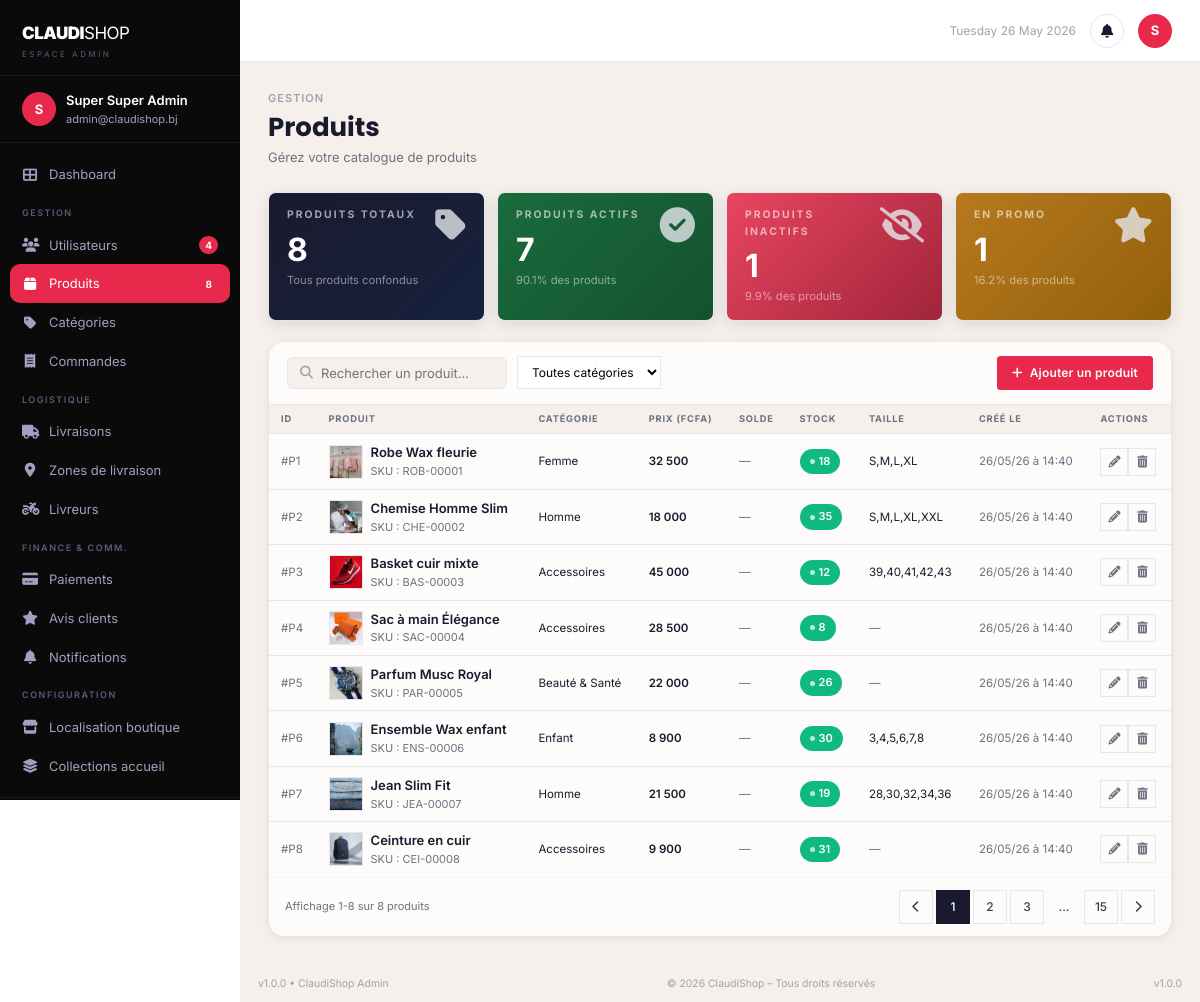
/admin/produits.php (signed in), run on the app's committed database.
### tables this page shows
CREATE TABLE `produit` (
  `id`              INT UNSIGNED NOT NULL AUTO_INCREMENT,
  `nom`             VARCHAR(200) NOT NULL,
  `description`     TEXT DEFAULT NULL,
  `prix`            DECIMAL(12,2) NOT NULL,
  `solde_prix`      DECIMAL(12,2) DEFAULT NULL,
  `stock`           INT NOT NULL DEFAULT 0,
  `qte_min`         INT NOT NULL DEFAULT 1,
  `qte_alerte`      INT NOT NULL DEFAULT 5,
  `sku`             VARCHAR(50) DEFAULT NULL UNIQUE,
  `categorie_id`    INT UNSIGNED NOT NULL,
  `statut`          TINYINT(1) NOT NULL DEFAULT 1,
  `afficher_details` TINYINT(1) NOT NULL DEFAULT 1,
  `mode_paiement`   ENUM('mtn','moov','tous') NOT NULL DEFAULT 'tous',
  `taille_disponible` VARCHAR(100) DEFAULT NULL,
  `couleur`         VARCHAR(100) DEFAULT NULL,
  `matiere`         VARCHAR(100) DEFAULT NULL,
  `photo`           VARCHAR(255) DEFAULT NULL,
  `images`          TEXT DEFAULT NULL,
  `note_moyenne`    DECIMAL(2,1) DEFAULT 0.0,
  `date_creation`   DATETIME NOT NULL DEFAULT CURRENT_TIMESTAMP,
  `updated_at`      DATETIME NOT NULL DEFAULT CURRENT_TIMESTAMP ON UPDATE CURRENT_TIMESTAMP,
  PRIMARY KEY (`id`),
  KEY `idx_categorie` (`categorie_id`),
  KEY `idx_statut` (`statut`),
  CONSTRAINT `fk_produit_categorie` FOREIGN KEY (`categorie_id`) REFERENCES `categorie` (`id`) ON DELETE RESTRICT
);

CREATE TABLE `categorie` (
  `id`          INT UNSIGNED NOT NULL AUTO_INCREMENT,
  `nom`         VARCHAR(100) NOT NULL,
  `description` TEXT DEFAULT NULL,
  `image`       VARCHAR(255) DEFAULT NULL,
  `parent_id`   INT UNSIGNED DEFAULT NULL,
  `statut`      TINYINT(1) NOT NULL DEFAULT 1,
  `date_creation` DATETIME NOT NULL DEFAULT CURRENT_TIMESTAMP,
  `updated_at`  DATETIME NOT NULL DEFAULT CURRENT_TIMESTAMP ON UPDATE CURRENT_TIMESTAMP,
  PRIMARY KEY (`id`),
  KEY `idx_parent` (`parent_id`),
  CONSTRAINT `fk_categorie_parent` FOREIGN KEY (`parent_id`) REFERENCES `categorie` (`id`) ON DELETE SET NULL
);

### config/database.php (called while the page is built, shortened)
<?php
class Database {
    private static $instance = null;
    private $pdo;
    private function __construct() {
        $host = 'localhost';
        $dbname = 'claudishop';
        $username = 'root';
        $password = '';
        try {
            $this->pdo = new PDO(
                "mysql:host=$host;dbname=$dbname;charset=utf8mb4",
                $username,
                $password,
                [
                    PDO::ATTR_ERRMODE => PDO::ERRMODE_EXCEPTION,
                    PDO::ATTR_DEFAULT_FETCH_MODE => PDO::FETCH_ASSOC,
                    PDO::ATTR_EMULATE_PREPARES => false
                ]
            );
        } catch (PDOException $e) {
            die("Erreur de connexion à la base de données.");
        }
    }
    public static function getInstance() {
        if (self::$instance === null) {
            self::$instance = new self();
        }
        return self::$instance;
    }
    public function getConnection() {
        return $this->pdo;
    }
}

### classes/Produit.php (called while the page is built, shortened)
<?php
require_once __DIR__ . '/../config/database.php';
class Produit {
    private $db;
    public function __construct() {
        $this->db = Database::getInstance()->getConnection();
    }
    public function getAll() {
        $stmt = $this->db->query("SELECT p.*, c.nom as categorie_nom FROM produit p LEFT JOIN categorie c ON p.categorie_id = c.id ORDER BY p.date_creation DESC");
        return $stmt->fetchAll();
    }
    public function getNombre() {
        return $this->db->query("SELECT COUNT(*) FROM produit")->fetchColumn();
    }
}

### config/config.php (called while the page is built, shortened)
<?php
function securiser($data) {
    return htmlspecialchars(trim($data), ENT_QUOTES, 'UTF-8');
}
function verifierUtilisateurExiste() {
    require_once __DIR__ . '/../config/database.php';
}
function nettoyerInvite() {
    if (empty($_SESSION['user_id']) || empty($_SESSION['guest_converted'])) {
        return;
    }
    require_once __DIR__ . '/../config/database.php';
}

### admin/produits.php (the view, shortened to what this page needs)
<?php
require_once __DIR__ . '/../config/config.php';
require_once __DIR__ . '/../classes/Produit.php';
$produitObj = new Produit();
$search = isset($_GET['q']) ? securiser($_GET['q']) : '';
if ($search) {
    $produits = $produitObj->search($search);
    $nbTotal = count($produits);
} else {
    $produits = $produitObj->getAll();
    $nbTotal = $produitObj->getNombre();
}
require_once __DIR__ . '/../includes/header.php';
?>
<div class="dashboard-layout">
<?php require_once __DIR__ . '/../includes/admin_sidebar.php'; ?>
<div class="dash-main">
<?php require_once __DIR__ . '/../includes/admin_topbar.php'; ?>
<div class="dash-content">
    <div class="dash-page-header">
        <div class="dash-page-label">Gestion</div>
        <h1 class="dash-page-title">Produits</h1>
        <p class="dash-page-sub">Gérez votre catalogue de produits</p>
    </div>
    <div class="kpi-grid">
        <div class="kpi-card kpi-card--navy"><div><div class="kpi-label">Produits totaux</div><div class="kpi-value"><?= $nbTotal ?></div><div class="kpi-sub text-muted">Tous produits confondus</div></div><i class="fas fa-tag kpi-icon"></i></div>
        <div class="kpi-card kpi-card--green"><div><div class="kpi-label">Produits actifs</div><div class="kpi-value"><?= round($nbTotal * 0.9) ?></div><div class="kpi-sub text-muted">90.1% des produits</div></div><i class="fas fa-check-circle kpi-icon"></i></div>
        <div class="kpi-card kpi-card--red"><div><div class="kpi-label">Produits inactifs</div><div class="kpi-value"><?= round($nbTotal * 0.1) ?></div><div class="kpi-sub text-muted">9.9% des produits</div></div><i class="fas fa-eye-slash kpi-icon"></i></div>
        <div class="kpi-card kpi-card--amber"><div><div class="kpi-label">En promo</div><div class="kpi-value"><?= round($nbTotal * 0.16) ?></div><div class="kpi-sub text-muted">16.2% des produits</div></div><i class="fas fa-star kpi-icon"></i></div>
    </div>
    <div class="table-card">
        <div class="table-card-header">
            <div class="flex gap-3 items-center flex-wrap" style="gap:10px;">
                <div class="dash-topbar-search" style="max-width:220px;flex:none;">
                    <i class="fas fa-search"></i>
                    <input type="text" placeholder="Rechercher un produit..." id="searchProd">
                </div>
                <select class="sort-select" onchange="filtrerProduits(this.value)">
                    <option value="">Toutes catégories</option>
                </select>
            </div>
            <div class="flex gap-2">
                <a href="#" class="btn btn-dark btn-sm" onclick="document.getElementById('modalAjouterProduit').style.display='flex'"><i class="fas fa-plus"></i> Ajouter un produit</a>
            </div>
        </div>
        <table>
            <thead>
                <tr>
                    <th>ID</th>
                    <th>Produit</th>
                    <th>Catégorie</th>
                    <th>Prix (FCFA)</th>
                    <th>Solde</th>
                    <th>Stock</th>
                    <th>Taille</th>
                    <th>Créé le</th>
                    <th>Actions</th>
                </tr>
            </thead>
            <tbody>
            <?php if (empty($produits)): ?>
            <tr><td colspan="9" style="text-align:center;padding:32px;color:var(--gray-400);">Aucun produit.</td></tr>
            <?php else: foreach ($produits as $prod): ?>
            <tr data-categorie="<?= securiser($prod['categorie_nom'] ?? '') ?>">
                <td class="text-xs text-muted">#P<?= $prod['id'] ?></td>
                <td>
                    <div class="flex gap-2 items-center">
                        <div class="admin-thumb" <?php if (!empty($prod['photo'])): ?>style="background-image:url('<?= UPLOADS_URL ?>/<?= $prod['photo'] ?>');background-size:cover;background-position:center;"<?php endif; ?>><?php if (empty($prod['photo'])): ?><i class="fas fa-image"></i><?php endif; ?></div>
                        <div>
                            <div class="text-sm font-semibold"><?= securiser($prod['nom']) ?></div>
                            <div class="text-xs text-muted">SKU : <?= strtoupper(substr($prod['nom'],0,3)) ?>-<?= str_pad($prod['id'],5,'0',STR_PAD_LEFT) ?></div>
                        </div>
                    </div>
                </td>
                <td class="text-sm"><?= securiser($prod['categorie_nom'] ?? '—') ?></td>
                <td class="text-sm font-semibold"><?= number_format($prod['prix'],0,',',' ') ?></td>
                <td class="text-sm"><?php if (!empty($prod['solde_prix']) && $prod['solde_prix'] > 0): ?><span class="badge badge-danger">-<?= round((1 - $prod['solde_prix']/$prod['prix'])*100) ?>%</span><?php else: ?><span class="text-muted">—</span><?php endif; ?></td>
                <td class="text-sm"><?php $s = intval($prod['stock'] ?? 0); ?><?php if ($s <= 0): ?><span class="badge badge-danger">Rupture</span><?php elseif ($s <= 5): ?><span class="badge badge-warning" style="background:var(--warning);color:#fff;"><?= $s ?></span><?php else: ?><span class="badge badge-success" style="background:var(--success);color:#fff;"><?= $s ?></span><?php endif; ?></td>
                <td class="text-sm"><?= !empty($prod['taille_disponible']) ? securiser($prod['taille_disponible']) : '<span class="text-muted">—</span>' ?></td>
                <td class="text-xs text-muted"><?= date('d/m/y \à H:i', strtotime($prod['date_ajout'] ?? 'now')) ?></td>
                <td>
                    <div class="flex gap-1">
                        <a href="<?= BASE_URL ?>/admin/produits/modifier.php?id=<?= $prod['id'] ?>" class="action-btn" title="Modifier"><i class="fas fa-pencil-alt"></i></a>
                        <form method="POST" onsubmit="return confirm('Supprimer ce produit ?')" style="display:inline;">
            <button class="action-btn danger" title="Supprimer"><i class="fas fa-trash-alt"></i></button>
        </form>
                    </div>
                </td>
            </tr>
            <?php endforeach; endif; ?>
            </tbody>
        </table>
        <div style="padding:12px 16px;border-top:1px solid var(--gray-100);display:flex;justify-content:space-between;align-items:center;">
            <span class="text-xs text-muted">Affichage 1-<?= min(count($produits),10) ?> sur <?= $nbTotal ?> produits</span>
            <div class="pagination" style="margin-top:0;">
                <a href="#" class="page-btn"><i class="fas fa-chevron-left"></i></a>
                <a href="#" class="page-btn active">1</a>
                <a href="#" class="page-btn">2</a>
                <a href="#" class="page-btn">3</a>
                <span class="page-btn" style="border:none;">...</span>
                <a href="#" class="page-btn">15</a>
                <a href="#" class="page-btn"><i class="fas fa-chevron-right"></i></a>
            </div>
        </div>
    </div>
</div>
<div class="dash-footer"><span>v1.0.0 &bull; ClaudiShop Admin</span><span>&copy; <?= date('Y') ?> ClaudiShop &ndash; Tous droits réservés</span><span>v1.0.0</span></div>
</div>
</div>
</body></html>

### data on the page
produit: id "1", photo (picture), nom "Robe Wax fleurie", nom "ROB", id "00001", categorie.nom "Femme", prix "32 500", stock "18", taille_disponible "S,M,L,XL", date_ajout "26/05/26 à 14:40"
produit: id "2", photo (picture), nom "Chemise Homme Slim", nom "CHE", id "00002", categorie.nom "Homme", prix "18 000", stock "35", taille_disponible "S,M,L,XL,XXL", date_ajout "26/05/26 à 14:40"
produit: id "3", photo (picture), nom "Basket cuir mixte", nom "BAS", id "00003", categorie.nom "Accessoires", prix "45 000", stock "12", taille_disponible "39,40,41,42,43", date_ajout "26/05/26 à 14:40"
produit: id "4", photo (picture), nom "Sac à main Élégance", nom "SAC", id "00004", categorie.nom "Accessoires", prix "28 500", stock "8", date_ajout "26/05/26 à 14:40"
produit: id "5", photo (picture), nom "Parfum Musc Royal", nom "PAR", id "00005", categorie.nom "Beauté & Santé", prix "22 000", stock "26", date_ajout "26/05/26 à 14:40"
produit: id "6", photo (picture), nom "Ensemble Wax enfant", nom "ENS", id "00006", categorie.nom "Enfant", prix "8 900", stock "30", taille_disponible "3,4,5,6,7,8", date_ajout "26/05/26 à 14:40"
produit: id "7", photo (picture), nom "Jean Slim Fit", nom "JEA", id "00007", categorie.nom "Homme", prix "21 500", stock "19", taille_disponible "28,30,32,34,36", date_ajout "26/05/26 à 14:40"
produit: id "8", photo (picture), nom "Ceinture en cuir", nom "CEI", id "00008", categorie.nom "Accessoires", prix "9 900", stock "31", date_ajout "26/05/26 à 14:40"

### other printed values
$userInitialAdmin "S"
$adminName "Super Super Admin"
$adminEmail "admin@claudishop.bj"
$_nbUsers "4"
$_nbProduits "8"
$userInitialAdmin2 "S"
$nbTotal "8"
$nbTotal * 0.9 "7"
$nbTotal * 0.1 "1"
$nbTotal * 0.16 "1"
min(count($produits),10) "8"
